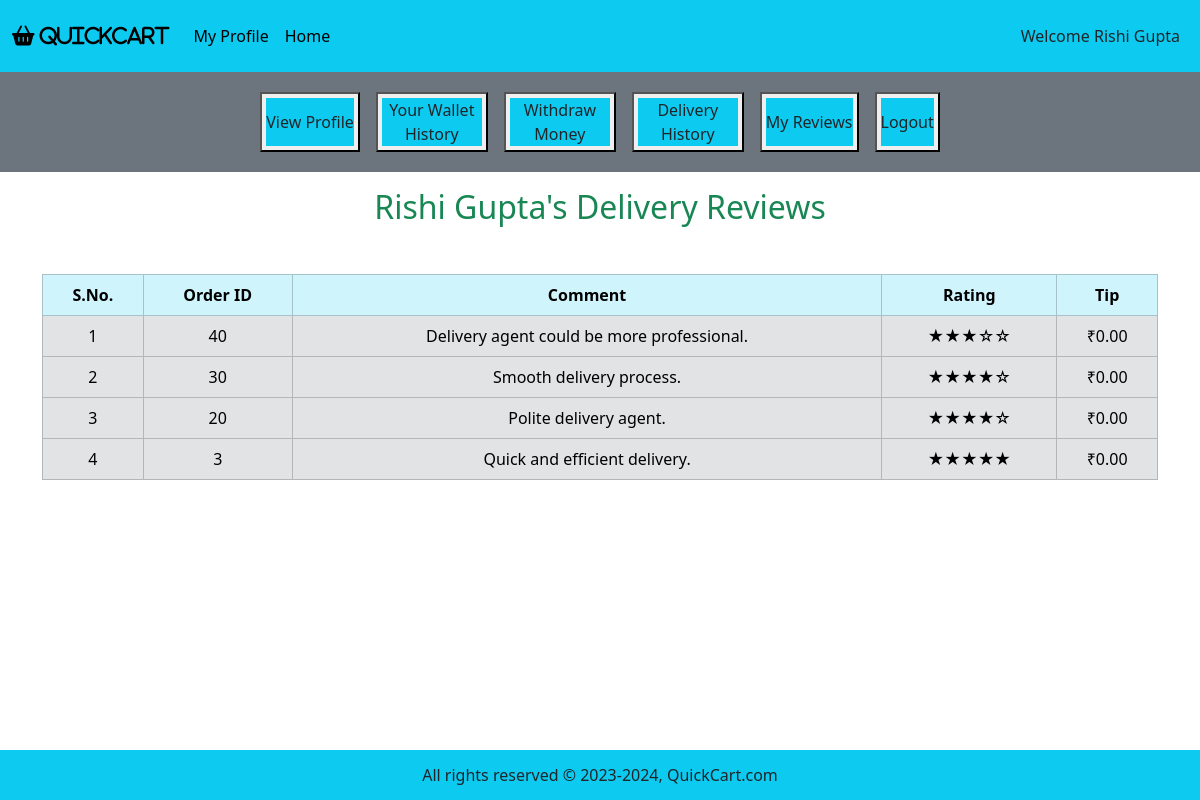
The app's page /agent_mode/profile_page.php?agent_id=3&view_reviews with its own data.
### tables this page shows
CREATE TABLE IF NOT EXISTS deliveryAgent (
	agentID INT AUTO_INCREMENT PRIMARY KEY,
    first_name VARCHAR(50) NOT NULL,
    last_name VARCHAR(50),
    availabilityStatus VARCHAR(20) NOT NULL DEFAULT "Offline",  
    phone_no BIGINT UNIQUE NOT NULL,  
    email VARCHAR(100) UNIQUE NOT NULL,
    password VARCHAR(50) NOT NULL,
    dob DATE NOT NULL,
    age INT DEFAULT 0  
);

CREATE TABLE IF NOT EXISTS DeliveryReview (
	deliveryReviewID INT NOT NULL, 
    orderID INT NOT NULL,
    agentID INT NOT NULL,
    comment TEXT,
    rating INT DEFAULT 5 CHECK (rating >= 1 AND rating <= 5),
    tip DECIMAL(10, 2) DEFAULT 0,
    FOREIGN KEY (orderID) REFERENCES `order`(orderID) ON DELETE CASCADE,
    FOREIGN KEY (agentID) REFERENCES deliveryAgent(agentID) ON DELETE CASCADE 
     
);

### agent_mode/profile_page.php (the view, shortened to what this page needs)
<?php
include ('../includes/connect.php');
if (isset ($_GET['agent_id'])) {
    $agent_id = $_GET['agent_id'];
    $get_data = "SELECT * FROM deliveryAgent WHERE agentID = $agent_id;";
    $result_get = mysqli_query($con, $get_data);
    $row_data = mysqli_fetch_assoc($result_get);
    $agent_id = $row_data["agentID"];
    $agent_fname = $row_data['first_name'];
    $agent_lname = $row_data['last_name'];
    $agent_status = $row_data['availabilityStatus'];
    if ($agent_lname === null) {
        $agent_name = $agent_fname;
    } else {
        $agent_name = $agent_fname . ' ' . $agent_lname;
    }
    if ($agent_status == "Offline") {
        $nextPage = "offlineHome";
    } else {
        $nextPage = "home";
    }
}
?>
<!DOCTYPE html>
<html lang="en">
<head>
    <link href="https://cdn.jsdelivr.net/npm/bootstrap@5.3.3/dist/css/bootstrap.min.css" rel="stylesheet"
>
    <link rel="stylesheet" href="https://cdnjs.cloudflare.com/ajax/libs/font-awesome/6.5.1/css/all.min.css"
 />
    <link rel="stylesheet" href="../style.css">
</head>
<body>
    <div class="container-fluid p-0">
        <nav class="navbar navbar-expand-lg bg-info">
            <div class="container-fluid">
                <a class="navbar-brand" href="#"><i class="fa fa-shopping-basket" aria-hidden="true"> QuickCart</i></a>
                <div class="collapse navbar-collapse" id="navbarSupportedContent">
                    <ul class="navbar-nav me-auto mb-2 mb-lg-0">
                        <li class="nav-item">
                            <a class="nav-link active" aria-current="page"
                                href='profile_page.php?agent_id=<?php echo "$agent_id"; ?>'>My Profile</a>
                        </li>
                        <li class="nav-item">
                            <a class="nav-link active" aria-current="page"
                                href="index.php?agent_id=<?php echo "$agent_id" . '&' . $nextPage; ?>">Home</a>
                        </li>
                </div>
                <nav class="navbar navbar-expand-lg">
                    <ul class="navbar-nav">
                        <li class="nav-item">
                            <a href="" class="nav-link text-dark">Welcome
                                <?php echo "$agent_name"; ?>
                            </a>
                        </li>
                    </ul>
                </nav>
            </div>
        </nav>
        <div class="row">
            <div class="col-md-12 bg-secondary p-1 align-items-center">
                <div class="button text-center">
                    <button class="my-3 mx-2"><a
                            href="profile_page.php?agent_id=<?php echo "$agent_id"; ?>&view_profile"
                            class="nav-link text-dark bg-info my-1 mx-1">View Profile</a></button>
                    <button class="my-3 mx-2"><a
                            href="profile_page.php?agent_id=<?php echo "$agent_id"; ?>&wallet_history"
                            class="nav-link text-dark bg-info my-1 mx-1">Your Wallet History</a></button>
                    <button class="my-3 mx-2"><a href="profile_page.php?agent_id=<?php echo "$agent_id"; ?>&top_up"
                            class="nav-link text-dark bg-info my-1 mx-1">Withdraw Money</a></button>
                    <button class="my-3 mx-2"><a href="profile_page.php?agent_id=<?php echo "$agent_id"; ?>&history"
                            class="nav-link text-dark bg-info my-1 mx-1">Delivery History</a></button>
                    <button class="my-3 mx-2"><a
                            href="profile_page.php?agent_id=<?php echo "$agent_id"; ?>&view_reviews"
                            class="nav-link text-dark bg-info my-1 mx-1">My Reviews</a></button>
                    <button class="my-3 mx-2"><a href="../start.php"
                            class="nav-link text-dark bg-info my-1 mx-1">Logout</a></button>
                </div>
            </div>
        </div>
        <div class="container my-3">
            <?php
            if (isset ($_GET['view_reviews'])) {
                include ('agent_reviews.php');
            }
            ?>
        </div>
        <?php
        include ("../includes/footer.php");
        ?>
    </div>
</body>
</html>

### agent_mode/agent_reviews.php (shortened to what this page needs)
<?php
$fetch_dreview = "SELECT * FROM DeliveryReview WHERE agentID = $agent_id;";
$result_fetch = mysqli_query($con, $fetch_dreview);
$num_of_rows = mysqli_num_rows($result_fetch);
if ($num_of_rows == 0) {
    echo "<h2 class='text-center text-danger'> No Delivery Reviews have been submitted by the customers! </h2>";
} else {
    ?>
        <h2 class="text-center text-success"><?php echo "$agent_name's Delivery Reviews"; ?></h2>
    <table class="table table-bordered mt-5">
        <thead class="table-info text-center text-white">
            <tr>
                <th>S.No.</th>
                <th>Order ID</th>
                <th>Comment</th>
                <th>Rating</th>
                <th>Tip</th>
            </tr>
        </thead>
        <tbody class="table-secondary text-white">
            <?php
            $fetch_dreview = "SELECT * FROM DeliveryReview WHERE agentID = $agent_id ORDER BY orderID DESC;";
            $result_fetch = mysqli_query($con, $fetch_dreview);
            $count = 1;
            while ($fetch_row = mysqli_fetch_assoc($result_fetch)) {
                $order_id = $fetch_row["orderID"];
                $comment = $fetch_row['comment'];
                $rating = $fetch_row['rating'];
                $tip = $fetch_row['tip'];
                ?>
                <tr class='text-center align-middle'>
                    <td>
                        <?php echo $count++; ?>
                    </td>
                    <td>
                        <?php echo $order_id; ?>
                    </td>
                    <td>
                        <?php echo $comment; ?>
                    </td>
                    <td>
                        <?php
                        $stars = '';
                        $filledStars = intval($rating);
                        $emptyStars = 5 - $filledStars;
                        for ($i = 0; $i < $filledStars; $i++) {
                            $stars .= '★';
                        }
                        for ($i = 0; $i < $emptyStars; $i++) {
                            $stars .= '☆';
                        }
                        echo $stars;
                        ?>
                    </td>
                    <td>
                        <?php echo "₹$tip"; ?>
                    </td>
                </tr>
                <?php
            }
            ?>
        </tbody>
    </table>
    <?php
}
?>

### style.css (style rules this page uses)
* { margin: 0; padding: 0; box-sizing: border-box; }

### agent_mode/profile_page.php (style rules this page uses)
body { overflow-x: hidden; }
.button { display: flex; justify-content: center; }
.button .nav-link { white-space: normal; max-width: 100px; min-height: 48px; text-align: center; display: flex; align-items: center; margin: 10px; }

### includes/footer.php (style rules this page uses)
body { margin: 0; padding: 0; min-height: 100vh; position: relative; }

### records on screen
deliveryagent: agent_name "Rishi Gupta"
deliveryreview: orderID "40", comment "Delivery agent could be more professional.", stars "★★★☆☆", tip "0.00"
deliveryreview: orderID "30", comment "Smooth delivery process.", stars "★★★★☆", tip "0.00"
deliveryreview: orderID "20", comment "Polite delivery agent.", stars "★★★★☆", tip "0.00"
deliveryreview: orderID "3", comment "Quick and efficient delivery.", stars "★★★★★", tip "0.00"
